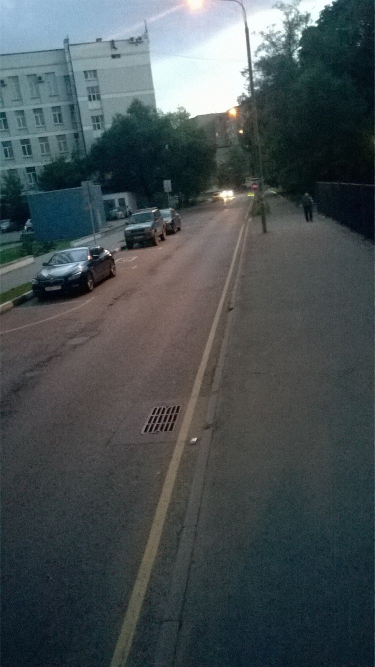
#> input picture server/img/b_name.jpg, 749 x 1334 px (shown at 1/2 size)
$ python count_cars.py img/b_name.jpg img/p_name.jpg   (older library calls are emulated)
#> lines starting #> are read from the running program, lines starting #| are printed output that depends on the picture; after the words box and inside, x2 and y2 are one past the last pixel; in counts of white or black regions, pixels touching at a corner belong together
#> in main, img1 is the input picture: shape (1334, 749, 3); mean B, G, R 82, 79.6, 70.7
import cv2
import numpy as np
# import imutils

def imshow(img):
	cv2.imshow('img', img)
	cv2.waitKey(0)

def get_cars(im1, im2):

#> called with im1 = 'img/b_name.jpg', im2 = 'img/p_name.jpg'
	img1 = cv2.imread(im1)
	img2 =	 cv2.imread(im2)
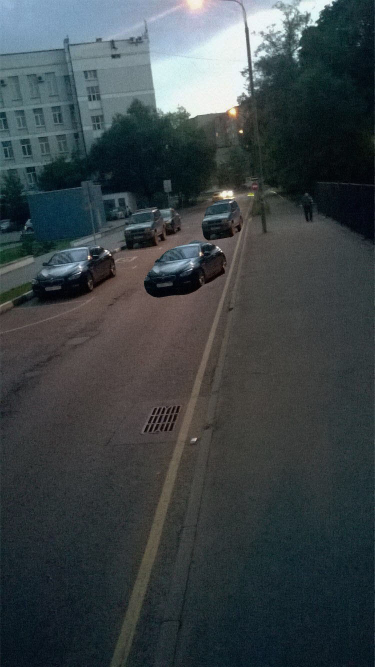
#> input picture server/img/p_name.jpg, 749 x 1334 px (shown at 1/2 size)
#> img2 is the input picture: shape (1334, 749, 3); mean B, G, R 70.8, 68.2, 60

	# [8 lines of commented-out code are left out]

	img1 = cv2.bilateralFilter(img1, 10, 75, 75)
	img2 = cv2.bilateralFilter(img2, 10, 75, 75)

	img = cv2.addWeighted(img1, 1, -img2, 1, 0)
	img = cv2.bilateralFilter(img, 10, 75, 75)

	gray = cv2.cvtColor(img,cv2.COLOR_BGR2GRAY)
	ret, thresh = cv2.threshold(gray, 0, 255, cv2.THRESH_BINARY_INV+cv2.THRESH_OTSU)
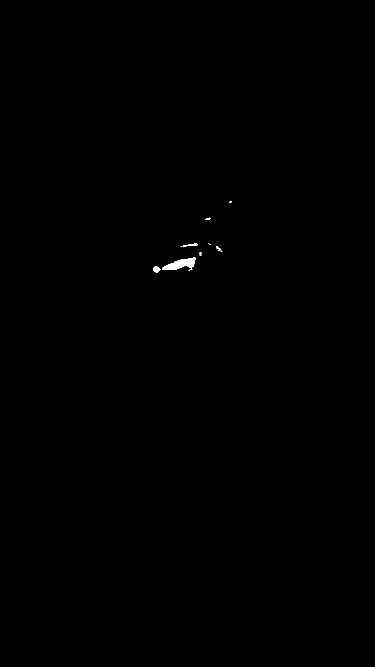
#> thresh: shape (1334, 749) (shown at 1/2 size); 0.13% white; 12 white regions (6 under 20 px), largest, box (x1, y1, x2, y2) and area: (324, 515, 391, 540) 908, (306, 532, 321, 546) 133, (366, 487, 396, 493) 93, (432, 493, 442, 502) 42, (410, 435, 421, 440) 31, (399, 504, 403, 512) 25
#> ret = 237

	kernel = np.ones((3, 3), np.uint8)
	opening = cv2.morphologyEx(thresh, cv2.MORPH_OPEN,kernel, iterations = 2)
#> opening: shape (1334, 749); 0.1% white; 2 white regions, box (x1, y1, x2, y2) and area: (327, 515, 391, 540) 891, (307, 533, 319, 545) 121

	sure_bg = cv2.dilate(opening, kernel, iterations=3)
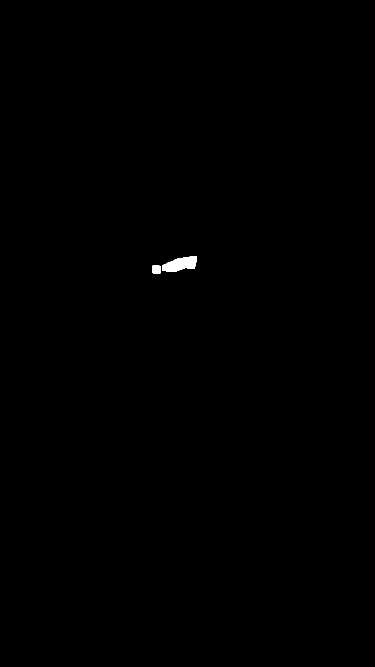
#> sure_bg: shape (1334, 749) (shown at 1/2 size); 0.18% white; 2 white regions

	cnts = cv2.findContours(sure_bg.copy(), cv2.RETR_EXTERNAL, cv2.CHAIN_APPROX_SIMPLE)
#> cnts = 2 contours; box (x1, y1, x2, y2) and area: (324, 512, 394, 543) 1394, (304, 530, 322, 548) 271
	cnts = cnts[0] #if imutils.is_cv2() else cnts[1]

	return filter(lambda c: cv2.contourArea(c) > 3000, cnts)

def main():
	import sys

	img1 = cv2.imread(sys.argv[1])

	for c in get_cars(sys.argv[1], sys.argv[2]):
		cv2.drawContours(img1, [c], -1, (0, 255, 0), 2)

	imshow(img1)
	cv2.destroyAllWindows()


if __name__ == '__main__':
	main()
